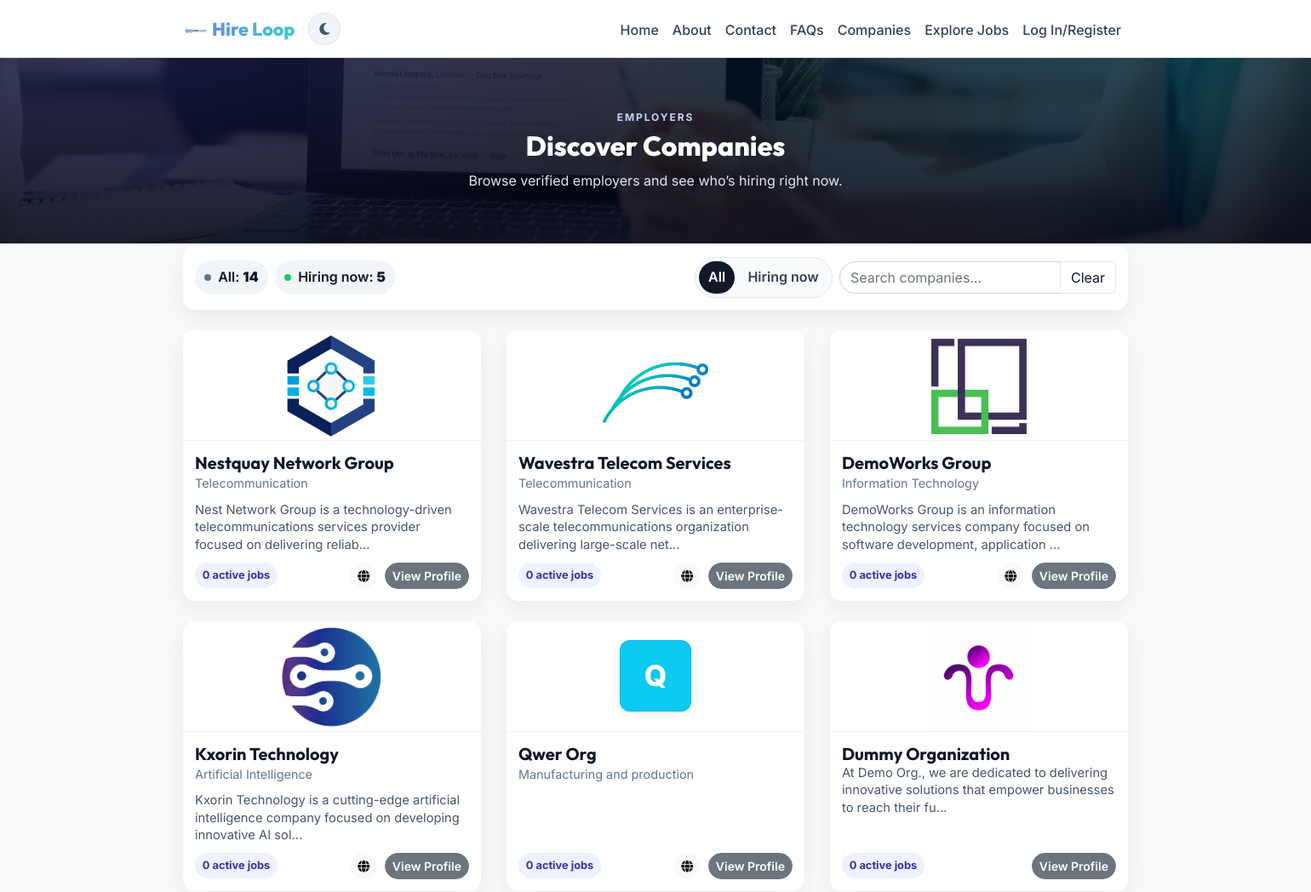
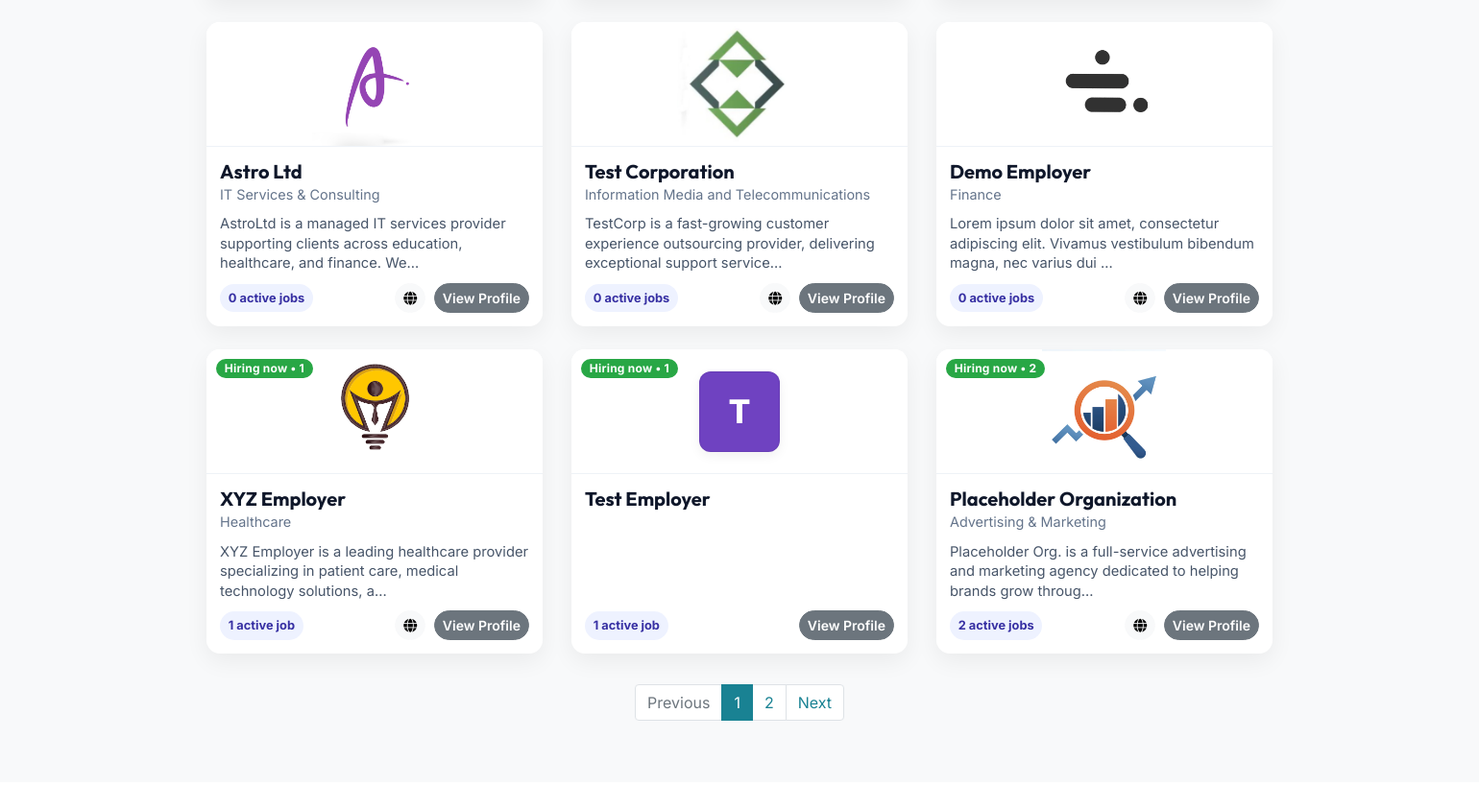
The page /gerneral/companies.php on the database its author committed (2 pictures, top to bottom).
### tables this page shows
CREATE TABLE `users` (
  `id` int(3) NOT NULL AUTO_INCREMENT,
  `fullname` varchar(155) NOT NULL,
  `username` varchar(200) NOT NULL,
  `email` varchar(200) NOT NULL,
  `contact` varchar(20) NOT NULL,
  `region_id` int(11) DEFAULT NULL,
  `address` varchar(255) DEFAULT NULL,
  `mypassword` varchar(200) NOT NULL,
  `img` varchar(200) NOT NULL,
  `type` varchar(200) NOT NULL,
  `cv` varchar(200) DEFAULT NULL,
  `skills` varchar(255) NOT NULL,
  `education` varchar(200) NOT NULL,
  `title` varchar(200) DEFAULT NULL,
  `bio` varchar(500) DEFAULT NULL,
  `facebook` varchar(200) DEFAULT NULL,
  `twitter` varchar(200) DEFAULT NULL,
  `linkedin` varchar(200) DEFAULT NULL,
  `created_at` timestamp NOT NULL DEFAULT current_timestamp(),
  PRIMARY KEY (`id`),
  KEY `fk_users_region` (`region_id`),
  CONSTRAINT `fk_users_region` FOREIGN KEY (`region_id`) REFERENCES `job_regions` (`id`) ON DELETE SET NULL ON UPDATE CASCADE
);

CREATE TABLE `company_details` (
  `id` int(11) NOT NULL AUTO_INCREMENT,
  `user_id` int(11) NOT NULL,
  `company_website` varchar(255) DEFAULT NULL,
  `industry` varchar(150) DEFAULT NULL,
  `address_line` varchar(255) DEFAULT NULL,
  `postal_code` varchar(20) DEFAULT NULL,
  `established_year` year(4) DEFAULT NULL,
  `operating_hours` varchar(100) DEFAULT NULL,
  `business_reg_no` varchar(20) NOT NULL,
  `company_size` varchar(20) DEFAULT NULL,
  `org_type` varchar(60) DEFAULT NULL,
  `created_at` timestamp NOT NULL DEFAULT current_timestamp(),
  `updated_at` timestamp NOT NULL DEFAULT current_timestamp() ON UPDATE current_timestamp(),
  PRIMARY KEY (`id`),
  UNIQUE KEY `uq_company_details_brn` (`business_reg_no`),
  KEY `fk_company_user` (`user_id`),
  CONSTRAINT `fk_company_user` FOREIGN KEY (`user_id`) REFERENCES `users` (`id`) ON DELETE CASCADE ON UPDATE CASCADE
);

### gerneral/companies.php (the view, shortened to what this page needs)
<?php require "../config/config.php"; ?>
<?php require "../includes/header.php"; ?>
<?php
  $limit  = 12;
  $page   = isset($_GET['page']) && is_numeric($_GET['page']) ? (int)$_GET['page'] : 1;
  $offset = ($page - 1) * $limit;
  $filter = isset($_GET['filter']) && in_array($_GET['filter'], ['all','hiring'], true) ? $_GET['filter'] : 'all';
  $allCountStmt = $conn->prepare("SELECT COUNT(*) FROM users WHERE type = 'Employer'");
  $allCountStmt->execute();
  $allEmployersCount = (int)$allCountStmt->fetchColumn();
  $hiringCountStmt = $conn->prepare("
    SELECT COUNT(DISTINCT u.id)
    FROM users u
    INNER JOIN jobs j ON u.id = j.company_id
    WHERE u.type='Employer'
      AND j.status = 1
      AND STR_TO_DATE(j.application_deadline, '%Y-%m-%d') >= CURDATE()
  ");
  $hiringCountStmt->execute();
  $hiringNowCount = (int)$hiringCountStmt->fetchColumn();
  if ($filter === 'hiring') {
    $countStmt = $conn->prepare("
      SELECT COUNT(DISTINCT u.id)
      FROM users u
      INNER JOIN jobs j ON u.id = j.company_id
      WHERE u.type = 'Employer'
        AND j.status = 1
        AND STR_TO_DATE(j.application_deadline, '%Y-%m-%d') >= CURDATE()
    ");
  } else {
    $countStmt = $conn->prepare("SELECT COUNT(*) FROM users WHERE type = 'Employer'");
  }
  $countStmt->execute();
  $totalEmployers = (int)$countStmt->fetchColumn();
  $totalPages     = max(1, (int)ceil($totalEmployers / $limit));
  if ($filter === 'hiring') {
    $stmt = $conn->prepare("
      SELECT DISTINCT u.*
      FROM users u
      INNER JOIN jobs j ON u.id = j.company_id
      WHERE u.type = 'Employer'
        AND j.status = 1
        AND STR_TO_DATE(j.application_deadline, '%Y-%m-%d') >= CURDATE()
      ORDER BY u.created_at DESC
      LIMIT :limit OFFSET :offset
    ");
  } else {
    $stmt = $conn->prepare("
      SELECT *
      FROM users
      WHERE type = 'Employer'
      ORDER BY created_at DESC
      LIMIT :limit OFFSET :offset
    ");
  }
  $stmt->bindValue(':limit',  $limit,  PDO::PARAM_INT);
  $stmt->bindValue(':offset', $offset, PDO::PARAM_INT);
  $stmt->execute();
  $employers = $stmt->fetchAll(PDO::FETCH_OBJ);
  $activeJobsMap = [];
  $detailsMap    = [];
  if (!empty($employers)) {
    $ids = array_map(function($r){ return (int)$r->id; }, $employers);
    $in  = implode(',', array_fill(0, count($ids), '?'));
    $aj = $conn->prepare("
      SELECT company_id, COUNT(*) AS active_jobs
      FROM jobs
      WHERE status = 1
        AND STR_TO_DATE(application_deadline, '%Y-%m-%d') >= CURDATE()
        AND company_id IN ($in)
      GROUP BY company_id
    ");
    $aj->execute($ids);
    while ($row = $aj->fetch(PDO::FETCH_ASSOC)) {
      $activeJobsMap[(int)$row['company_id']] = (int)$row['active_jobs'];
    }
    $cd = $conn->prepare("
      SELECT user_id, company_website, industry
      FROM company_details
      WHERE user_id IN ($in)
    ");
    $cd->execute($ids);
    while ($row = $cd->fetch(PDO::FETCH_ASSOC)) {
      $detailsMap[(int)$row['user_id']] = [
        'company_website' => $row['company_website'] ?? '',
        'industry'        => $row['industry'] ?? ''
      ];
    }
  }
?>
<section class="companies-hero overlay inner-page bg-image" style="background-image:url('../images/tst.jpg');" id="home-section">
  <div class="overlay-dark"></div>
  <div class="container hero-inner text-center">
    <div class="ch-eyebrow mb-1">Employers</div>
    <h2 class="ch-title mb-2">Discover Companies</h2>
    <p class="ch-sub mb-0">Browse verified employers and see who’s hiring right now.</p>
  </div>
</section>
<section class="site-section bg-light pb-5">
  <div class="container">
    <div class="company-toolbar">
      <div class="d-flex align-items-center mr-auto">
        <span class="stat-pill mr-2"><span class="dot dot-all"></span> All: <strong class="ml-1"><?php echo number_format($allEmployersCount); ?></strong></span>
        <span class="stat-pill"><span class="dot dot-hiring"></span> Hiring now: <strong class="ml-1"><?php echo number_format($hiringNowCount); ?></strong></span>
      </div>
      <form method="get" class="form-inline m-0" id="filterForm">
        <div class="segmented mr-2">
          <label class="seg <?php echo ($filter==='all'?'active':''); ?>">
            All
          </label>
          <label class="seg <?php echo ($filter==='hiring'?'active':''); ?>">
            Hiring now
          </label>
        </div>
        <div class="search-mini input-group">
          <input type="text" class="form-control" id="companySearch" placeholder="Search companies…" aria-label="Search companies">
          <div class="input-group-append">
            <button class="btn btn-outline-slate" type="button" id="clearSearch">Clear</button>
          </div>
        </div>
      </form>
    </div>
    <div class="row mt-4" id="companyGrid">
      <?php if (!empty($employers)): ?>
        <?php foreach ($employers as $company): ?>
          <?php
            $name     = trim($company->fullname ?? '');
            $initial  = mb_strtoupper(mb_substr($name, 0, 1, 'UTF-8'), 'UTF-8');
            $imgFile  = $company->img ?? '';
            $imgPath  = __DIR__ . "/../users/user-images/" . $imgFile;
            $hasLogo  = !empty($imgFile) && @file_exists($imgPath);
            $bio      = trim(strip_tags($company->bio ?? ''));
            $active   = $activeJobsMap[(int)$company->id] ?? 0;
            $det      = $detailsMap[(int)$company->id] ?? ['company_website'=>'','industry'=>''];
            $industry = trim($det['industry']);
            $website  = trim($det['company_website']);
            $palette = ['#0d6efd','#6f42c1','#20c997','#dc3545','#fd7e14','#198754','#0dcaf0','#6c757d'];
            $bg = $palette[hexdec(substr(md5(mb_strtolower($name,'UTF-8')),0,2)) % count($palette)];
          ?>
          <div class="col-md-6 col-lg-4 mb-4 company-col"
               data-name="<?php echo htmlspecialchars(mb_strtolower($name,'UTF-8')); ?>"
               data-industry="<?php echo htmlspecialchars(mb_strtolower($industry,'UTF-8')); ?>">
            <div class="company-card position-relative">
              <?php if ($active > 0): ?>
                <span class="badge badge-success hire-badge">Hiring now • <?php echo $active; ?></span>
              <?php endif; ?>
              <div class="company-logo">
                <?php if ($hasLogo): ?>
                  <img src="../users/user-images/<?php echo htmlspecialchars($imgFile); ?>"
                       alt="<?php echo htmlspecialchars($name); ?> logo"
                       class="img-fluid" loading="lazy"
                       style="max-height:100%;max-width:100%;object-fit:contain;">
                <?php else: ?>
                  <div class="company-logo-initial" style="background:<?php echo $bg; ?>;"><?php echo htmlspecialchars($initial); ?></div>
                <?php endif; ?>
              </div>
              <div class="company-body">
                <div class="company-title h5 mb-0"><?php echo htmlspecialchars($name); ?></div>
                <?php if ($industry !== ''): ?>
                  <div class="company-sub"><?php echo htmlspecialchars($industry); ?></div>
                <?php endif; ?>
                <div class="company-bio">
                  <?php
                    $snippet = (mb_strlen($bio,'UTF-8') > 110) ? (mb_substr($bio,0,107,'UTF-8').'…') : $bio;
                    echo htmlspecialchars($snippet);
                  ?>
                </div>
                <div class="company-foot">
                  <span class="job-chip"><?php echo $active; ?> active job<?php echo ($active===1?'':'s'); ?></span>
                  <div class="card-actions">
                    <?php if ($website): ?>
                      <a href="<?php echo htmlspecialchars($website); ?>" class="btn btn-light btn-sm mr-1" target="_blank" rel="noopener" title="Website">
                        <i class="fa fa-globe"></i>
                      </a>
                    <?php endif; ?>
                    <a href="../users/public-profile.php?id=<?php echo (int)$company->id; ?>"
                       target="_blank" class="btn btn-secondary btn-sm">View Profile</a>
                  </div>
                </div>
              </div>
            </div>
          </div>
        <?php endforeach; ?>
      <?php else: ?>
        <div class="col-12">
          <div class="alert alert-info text-center mb-0">No companies match the selected filter.</div>
        </div>
      <?php endif; ?>
    </div>
    <?php if ($totalPages > 1): ?>
      <nav aria-label="Employer Pagination" class="mt-2">
        <ul class="pagination justify-content-center">
          <li class="page-item <?php echo ($page <= 1 ? 'disabled' : ''); ?>">
            <a class="page-link" href="?page=<?php echo $page - 1; ?>&filter=<?php echo htmlspecialchars($filter); ?>">Previous</a>
          </li>
          <?php for ($i=1; $i<=$totalPages; $i++): ?>
            <li class="page-item <?php echo ($i===$page ? 'active' : ''); ?>">
              <a class="page-link" href="?page=<?php echo $i; ?>&filter=<?php echo htmlspecialchars($filter); ?>"><?php echo $i; ?></a>
            </li>
          <?php endfor; ?>
          <li class="page-item <?php echo ($page >= $totalPages ? 'disabled' : ''); ?>">
            <a class="page-link" href="?page=<?php echo $page + 1; ?>&filter=<?php echo htmlspecialchars($filter); ?>">Next</a>
          </li>
        </ul>
      </nav>
    <?php endif; ?>
  </div>
</section>
<?php require "../includes/footer.php"; ?>

### css/style.css (style rules this page uses)
body { font-weight: 400; font-size: 1rem; line-height: 1.7; position: relative; }
body:after { content: ""; position: absolute; top: 0; left: 0; right: 0; bottom: 0; background: rgba(0, 0, 0, 0.7); z-index: 100; opacity: 0; visibility: hidden; -webkit-transition: .3s all ease; -o-transition: .3s all ease; transition: .3s all ease; }
h1, h2, h3, h4 { color: #000; }
.site-section { padding-top: 4rem; padding-bottom: 4rem; position: relative; z-index: 2; }
.bg-image { background-size: cover; background-position: center center; background-repeat: no-repeat; }
.btn:after, .btn:before { display: none; }
html { scroll-behavior: smooth; }
.badge { font-weight: 600; letter-spacing: 0.02em; }

### includes/header.php (style rules this page uses)
body { font-family: 'Inter', -apple-system, BlinkMacSystemFont, sans-serif !important; }
h1, h2, h3, h4, h5, h6, .h1, .h2, .h3, .h4, .h5, .h6 { font-family: 'Outfit', 'Inter', sans-serif !important; font-weight: 700; }
.btn { transition: all 0.3s cubic-bezier(0.4, 0, 0.2, 1) !important; }
body { perspective: 1200px; }
.site-section, .stats-section, .cta-ribbon, .modern-footer { transform-style: preserve-3d; }
body, .navbar, .site-wrap, .job-card, .rj-card, .cta-card, .form-control, .dropdown-menu, .modern-footer, .footer-top, .site-section, .faq-card, .faq-card .card-header { transition: background-color 0.4s ease, color 0.4s ease, border-color 0.4s ease, box-shadow 0.4s ease; }

### gerneral/companies.php (style rules this page uses)
.site-section { padding-top:2rem; }
.companies-hero { position:relative; background-size:cover; background-position:center; padding: 60px 0; overflow:hidden; }
.companies-hero .overlay-dark { position:absolute; inset:0; background: radial-gradient(1200px 400px at 10% -10%, rgba(99,102,241,.22), transparent 60%), radial-gradient(1200px 400px at 90% 0%, rgba(6,182,212,.18), transparent 60%), linear-gradient(180deg, rgba(2,6,23,.65), rgba(2,6,23,.80)); }
.companies-hero .hero-inner { position:relative; z-index:2; }
.ch-eyebrow { color:#c7d2fe; text-transform:uppercase; letter-spacing:.16em; font-weight:700; font-size:.75rem; }
.ch-title { color:#fff; font-weight:800; }
.ch-sub { color:#e2e8f0; }
.company-toolbar { background:#fff; border-radius:14px; box-shadow:0 10px 24px rgba(0,0,0,.06); padding:14px; margin-top:-30px; position:relative; z-index:3; display:flex; align-items:center; flex-wrap:wrap; gap:10px; }
.stat-pill { display:inline-flex; align-items:center; padding:.4rem .7rem; border-radius:999px; background:#f1f5f9; color:#0f172a; font-weight:600; margin-right:6px; }
.stat-pill .dot { width:8px; height:8px; border-radius:999px; display:inline-block; margin-right:8px; }
.dot-all { background:#64748b; }
.dot-hiring { background:#22c55e; }
.segmented { background:#f8fafc; border:1px solid #e2e8f0; border-radius:999px; padding:2px; display:inline-flex; align-items:center; }
.segmented .seg { border-radius:999px; padding:.35rem .7rem; margin:2px; cursor:pointer; font-weight:600; color:#334155; }
.segmented .seg.active { background:#111827; color:#fff; }
.search-mini { min-width:220px; }
.search-mini input { border-radius:999px; }
.company-card { background:#fff; border-radius:14px; box-shadow:0 8px 24px rgba(0,0,0,.06); overflow:hidden; height:100%; transition:transform .2s ease, box-shadow .2s ease; }
.company-logo { height:130px; border-bottom:1px solid #eef2f7; display:flex; align-items:center; justify-content:center; background:#fff; }
.company-logo-initial { width:84px; height:84px; border-radius:12px; display:flex; align-items:center; justify-content:center; color:#fff; font-weight:800; font-size:34px; user-select:none; border:1px solid rgba(0,0,0,.06); box-shadow:0 4px 12px rgba(0,0,0,.06); }
.hire-badge { position:absolute; top:10px; left:10px; border-radius:999px; padding:.25rem .55rem; font-weight:700; font-size:.75rem; }
.company-body { padding:14px; display:flex; flex-direction:column; height: calc(100% - 130px); }
.company-title { font-weight:700; color:#0f172a; margin-bottom:2px; }
.company-sub { color:#64748b; font-size:.9rem; margin-bottom:8px; }
.company-bio { color:#475569; font-size:.92rem; line-height:1.4; }
.company-foot { margin-top:auto; display:flex; align-items:center; justify-content:space-between; padding-top:10px; }
.job-chip { background:#eef2ff; color:#3730a3; border-radius:999px; padding:.25rem .55rem; font-weight:700; font-size:.8rem; }
.card-actions a.btn { border-radius:999px; font-weight:600; }
.btn-outline-slate { background:#fff; color:#0f172a; border:1px solid #e5e7eb; }

### rows shown on the page
users: img (picture), fullname "Nestquay Network Group", id "Telecommunication", bio "Nest Network Group is a technology-driven telecommunications services provider focused on delivering reliab…", id "0"
users: img (picture), fullname "Wavestra Telecom Services", id "Telecommunication", bio "Wavestra Telecom Services is an enterprise-scale telecommunications organization delivering large-scale net…", id "0"
users: img (picture), fullname "DemoWorks Group", id.industry "Information Technology", bio "DemoWorks Group is an information technology services company focused on software development, application …", id "0"
users: img (picture), fullname "Kxorin Technology", id.industry "Artificial Intelligence", bio "Kxorin Technology is a cutting-edge artificial intelligence company focused on developing innovative AI sol…", id "0"
users: fullname "Q", fullname "Qwer Org", id.industry "Manufacturing and production", id "0"
users: img (picture), fullname "Dummy Organization", bio "At Demo Org., we are dedicated to delivering innovative solutions that empower businesses to reach their fu…", id "0"
users: img (picture), fullname "Astro Ltd", id.industry "IT Services & Consulting", bio "AstroLtd is a managed IT services provider supporting clients across education, healthcare, and finance. We…", id "0"
users: img (picture), fullname "Test Corporation", id.industry "Information Media and Telecommunications", bio "TestCorp is a fast-growing customer experience outsourcing provider, delivering exceptional support service…", id "0"
users: img (picture), fullname "Demo Employer", id.industry "Finance", bio "Lorem ipsum dolor sit amet, consectetur adipiscing elit. Vivamus vestibulum bibendum magna, nec varius dui …", id "0"
users: id "1", img (picture), fullname "XYZ Employer", id.industry "Healthcare", bio "XYZ Employer is a leading healthcare provider specializing in patient care, medical technology solutions, a…"
users: id "1", fullname "T", fullname "Test Employer"
users: id "2", img (picture), fullname "Placeholder Organization", id.industry "Advertising & Marketing", bio "Placeholder Org. is a full-service advertising and marketing agency dedicated to helping brands grow throug…"

### other values the page prints
$allEmployersCount "14"
$hiringNowCount "5"
